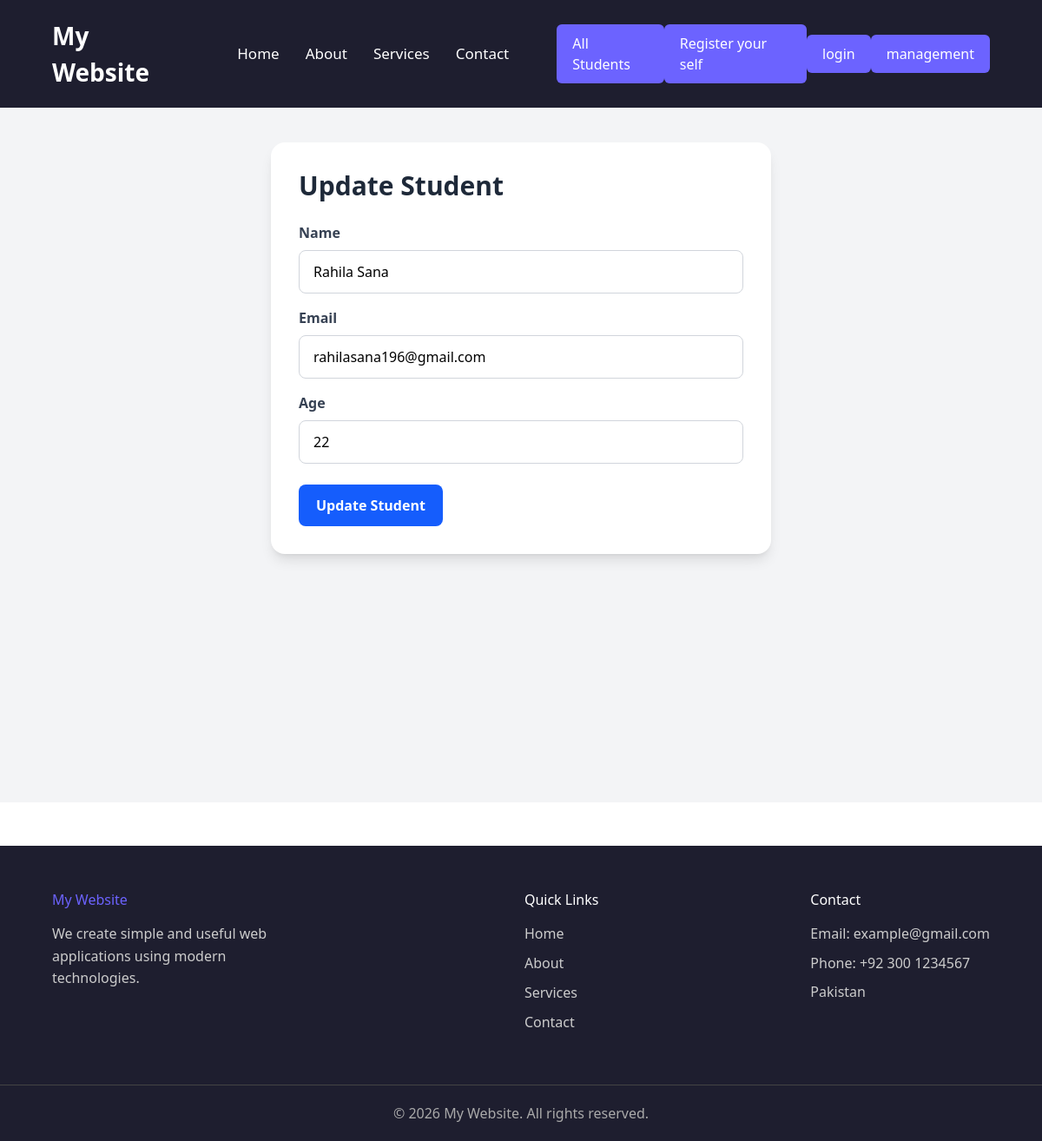
Before: /update/1/ with the older database file.
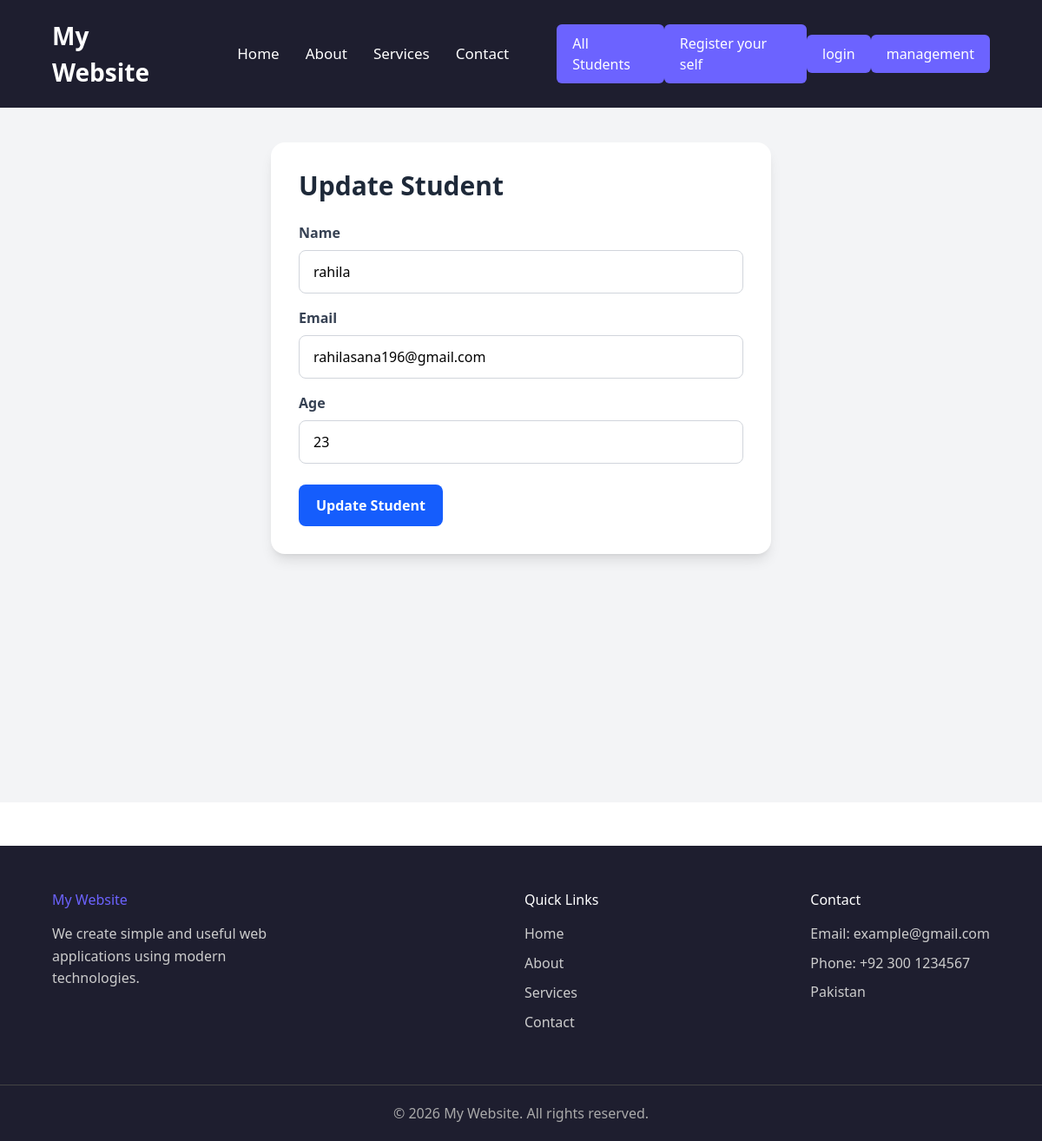
After: the same page with the newer database file.
### main/models.py (models this page shows, shortened)
class Student(models.Model):
    name = models.CharField(max_length=100)
    email = models.EmailField()
    age = models.IntegerField()

### main/views.py (the view)
# urls.py: path('update/<int:id>/', views.update, name='update_student'),
def update(request, id):
    student = Student.objects.get(id=id)
    if request.method == "POST":
        student.name = request.POST["name"]
        student.email = request.POST["email"]
        student.age = request.POST["age"]
        student.save()
        return redirect("students")  #redirect() mein URL ka name dena hota hai, template ka naam nahi.
    return render(                   #path("students/", views.students, name="students")
        request,
        "update_student.html",
        {"student": student}
    )

### templates/update_student.html (shortened to what this page needs)
{% extends "base.html" %}
{% block content %}
<div class="min-h-screen bg-gray-100 px-4 py-10">
    <div class="max-w-xl mx-auto">
        <div class="bg-white rounded-2xl shadow-lg p-8">
            <h1 class="text-3xl font-bold text-gray-800 mb-6">
                Update Student
            </h1>
            <form method="POST">
                <div class="mb-4">
                    <label class="block text-gray-700 font-semibold mb-2">
                        Name
                    </label>
                    <input
                        type="text"
                        name="name"
                        value="{{ student.name }}"
                        class="w-full border border-gray-300 rounded-lg px-4 py-3"
                    >
                </div>
                <div class="mb-4">
                    <label class="block text-gray-700 font-semibold mb-2">
                        Email
                    </label>
                    <input
                        type="email"
                        name="email"
                        value="{{ student.email }}"
                        class="w-full border border-gray-300 rounded-lg px-4 py-3"
                    >
                </div>
                <div class="mb-6">
                    <label class="block text-gray-700 font-semibold mb-2">
                        Age
                    </label>
                    <input
                        type="number"
                        name="age"
                        value="{{ student.age }}"
                        class="w-full border border-gray-300 rounded-lg px-4 py-3"
                    >
                </div>
                <button
                    type="submit"
                    class="bg-blue-600 text-white px-5 py-3 rounded-lg font-semibold hover:bg-blue-700"
                >
                    Update Student
                </button>
            </form>
        </div>
    </div>
</div>
{% endblock %}

Changed rows visible on the page:
changed Student "rahilasana196@gmail.com": name "Rahila Sana" → "rahila"; age "22" → "23"
